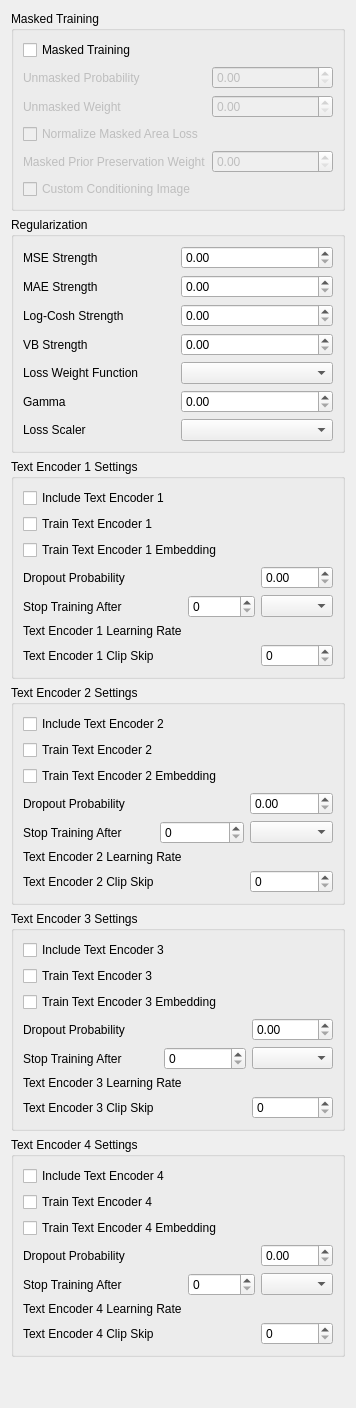
        <widget class="QFrame" name="verticalFrame">
         <layout class="QVBoxLayout" name="verticalLayout_8">
          <item>
           <widget class="QGroupBox" name="groupBox_6">
            <property name="title">
             <string>Masked Training</string>
            </property>
            <layout class="QGridLayout" name="gridLayout_6">
             <item row="2" column="0">
              <widget class="QLabel" name="label_24">
               <property name="enabled">
                <bool>false</bool>
               </property>
               <property name="text">
                <string>Unmasked Weight</string>
               </property>
               <property name="buddy">
                <cstring>unmaskedWeightSbx</cstring>
               </property>
              </widget>
             </item>
             <item row="2" column="1">
              <widget class="QDoubleSpinBox" name="unmaskedWeightSbx">
               <property name="enabled">
                <bool>false</bool>
               </property>
               <property name="singleStep">
                <double>0.050000000000000</double>
               </property>
              </widget>
             </item>
             <item row="4" column="0">
              <widget class="QLabel" name="label_25">
               <property name="enabled">
                <bool>false</bool>
               </property>
               <property name="text">
                <string>Masked Prior Preservation Weight</string>
               </property>
               <property name="buddy">
                <cstring>maskedPriorPreservationSbx</cstring>
               </property>
              </widget>
             </item>
             <item row="4" column="1">
              <widget class="QDoubleSpinBox" name="maskedPriorPreservationSbx">
               <property name="enabled">
                <bool>false</bool>
               </property>
               <property name="singleStep">
                <double>0.050000000000000</double>
               </property>
              </widget>
             </item>
             <item row="1" column="0">
              <widget class="QLabel" name="label_23">
               <property name="enabled">
                <bool>false</bool>
               </property>
               <property name="text">
                <string>Unmasked Probability</string>
               </property>
               <property name="buddy">
                <cstring>unmaskedProbabilitySbx</cstring>
               </property>
              </widget>
             </item>
             <item row="1" column="1">
              <widget class="QDoubleSpinBox" name="unmaskedProbabilitySbx">
               <property name="enabled">
                <bool>false</bool>
               </property>
               <property name="maximum">
                <double>1.000000000000000</double>
               </property>
               <property name="singleStep">
                <double>0.050000000000000</double>
               </property>
              </widget>
             </item>
             <item row="5" column="0" colspan="2">
              <widget class="QCheckBox" name="customConditioningImageCbx">
               <property name="enabled">
                <bool>false</bool>
               </property>
               <property name="text">
                <string>Custom Conditioning Image</string>
               </property>
              </widget>
             </item>
             <item row="3" column="0" colspan="2">
              <widget class="QCheckBox" name="normalizeMaskedAreaCbx">
               <property name="enabled">
                <bool>false</bool>
               </property>
               <property name="text">
                <string>Normalize Masked Area Loss</string>
               </property>
              </widget>
             </item>
             <item row="0" column="0" colspan="2">
              <widget class="QCheckBox" name="maskedTrainingCbx">
               <property name="text">
                <string>Masked Training</string>
               </property>
              </widget>
             </item>
            </layout>
           </widget>
          </item>
          <item>
           <widget class="QGroupBox" name="groupBox_7">
            <property name="title">
             <string>Regularization</string>
            </property>
            <layout class="QGridLayout" name="gridLayout_7">
             <item row="4" column="1">
              <widget class="QComboBox" name="lossWeightFunctionCmb"/>
             </item>
             <item row="5" column="0">
              <widget class="QLabel" name="label_30">
               <property name="text">
                <string>Gamma</string>
               </property>
               <property name="buddy">
                <cstring>gammaSbx</cstring>
               </property>
              </widget>
             </item>
             <item row="2" column="0">
              <widget class="QLabel" name="label_28">
               <property name="text">
                <string>Log-Cosh Strength</string>
               </property>
               <property name="buddy">
                <cstring>logcoshSbx</cstring>
               </property>
              </widget>
             </item>
             <item row="2" column="1">
              <widget class="QDoubleSpinBox" name="logcoshSbx"/>
             </item>
             <item row="4" column="0">
              <widget class="QLabel" name="label_29">
               <property name="text">
                <string>Loss Weight Function</string>
               </property>
               <property name="buddy">
                <cstring>lossWeightFunctionCmb</cstring>
               </property>
              </widget>
             </item>
             <item row="1" column="0">
              <widget class="QLabel" name="label_27">
               <property name="text">
                <string>MAE Strength</string>
               </property>
               <property name="buddy">
                <cstring>maeSbx</cstring>
               </property>
              </widget>
             </item>
             <item row="6" column="1">
              <widget class="QComboBox" name="lossScalerCmb"/>
             </item>
             <item row="0" column="0">
              <widget class="QLabel" name="label_26">
               <property name="text">
                <string>MSE Strength</string>
               </property>
               <property name="buddy">
                <cstring>mseSbx</cstring>
               </property>
              </widget>
             </item>
             <item row="6" column="0">
              <widget class="QLabel" name="label_31">
               <property name="text">
                <string>Loss Scaler</string>
               </property>
               <property name="buddy">
                <cstring>lossScalerCmb</cstring>
               </property>
              </widget>
             </item>
             <item row="1" column="1">
              <widget class="QDoubleSpinBox" name="maeSbx"/>
             </item>
             <item row="0" column="1">
              <widget class="QDoubleSpinBox" name="mseSbx"/>
             </item>
             <item row="5" column="1">
              <widget class="QDoubleSpinBox" name="gammaSbx"/>
             </item>
             <item row="3" column="0">
              <widget class="QLabel" name="vbLossLbl">
               <property name="text">
                <string>VB Strength</string>
               </property>
               <property name="buddy">
                <cstring>vbLossSbx</cstring>
               </property>
              </widget>
             </item>
             <item row="3" column="1">
              <widget class="QDoubleSpinBox" name="vbLossSbx"/>
             </item>
            </layout>
           </widget>
          </item>
          <item>
           <widget class="QGroupBox" name="te1Gbx">
            <property name="title">
             <string>Text Encoder 1 Settings</string>
            </property>
            <layout class="QGridLayout" name="gridLayout_10">
             <item row="1" column="0" colspan="2">
              <widget class="QCheckBox" name="te1TrainCbx">
               <property name="text">
                <string>Train Text Encoder 1</string>
               </property>
              </widget>
             </item>
             <item row="2" column="0" colspan="5">
              <widget class="QCheckBox" name="te1TrainEmbCbx">
               <property name="text">
                <string>Train Text Encoder 1 Embedding</string>
               </property>
              </widget>
             </item>
             <item row="4" column="2" colspan="2">
              <widget class="QSpinBox" name="te1StopTrainingSbx">
               <property name="maximum">
                <number>999999999</number>
               </property>
              </widget>
             </item>
             <item row="5" column="0" colspan="3">
              <widget class="QLabel" name="label_42">
               <property name="text">
                <string>Text Encoder 1 Learning Rate</string>
               </property>
               <property name="buddy">
                <cstring>te1LearningRateLed</cstring>
               </property>
              </widget>
             </item>
             <item row="3" column="0">
              <widget class="QLabel" name="label_40">
               <property name="text">
                <string>Dropout Probability</string>
               </property>
               <property name="buddy">
                <cstring>te1DropoutSbx</cstring>
               </property>
              </widget>
             </item>
             <item row="6" column="0" colspan="2">
              <widget class="QLabel" name="te1ClipSkipLbl">
               <property name="text">
                <string>Text Encoder 1 Clip Skip</string>
               </property>
               <property name="buddy">
                <cstring>te1ClipSkipSbx</cstring>
               </property>
              </widget>
             </item>
             <item row="4" column="4">
              <widget class="QComboBox" name="te1StopTrainingCmb"/>
             </item>
             <item row="4" column="0">
              <widget class="QLabel" name="label_41">
               <property name="text">
                <string>Stop Training After</string>
               </property>
               <property name="buddy">
                <cstring>te1StopTrainingSbx</cstring>
               </property>
              </widget>
             </item>
             <item row="6" column="4">
              <widget class="QSpinBox" name="te1ClipSkipSbx"/>
             </item>
             <item row="3" column="4">
              <widget class="QDoubleSpinBox" name="te1DropoutSbx">
               <property name="maximum">
                <double>1.000000000000000</double>
               </property>
               <property name="singleStep">
                <double>0.050000000000000</double>
               </property>
              </widget>
             </item>
             <item row="0" column="0">
              <widget class="QCheckBox" name="te1IncludeCbx">
               <property name="text">
                <string>Include Text Encoder 1</string>
               </property>
              </widget>
             </item>
             <item row="5" column="4">
              <widget class="SNLineEdit" name="te1LearningRateLed" native="true"/>
             </item>
            </layout>
           </widget>
          </item>
          <item>
           <widget class="QGroupBox" name="te2Gbx">
            <property name="title">
             <string>Text Encoder 2 Settings</string>
            </property>
            <layout class="QGridLayout" name="gridLayout_15">
             <item row="2" column="1" colspan="2">
              <widget class="QCheckBox" name="te2IncludeCbx">
               <property name="text">
                <string>Include Text Encoder 2</string>
               </property>
              </widget>
             </item>
             <item row="7" column="1" colspan="2">
              <widget class="QLabel" name="label_48">
               <property name="text">
                <string>Text Encoder 2 Learning Rate</string>
               </property>
               <property name="buddy">
                <cstring>te2LearningRateLed</cstring>
               </property>
              </widget>
             </item>
             <item row="3" column="1" colspan="2">
              <widget class="QCheckBox" name="te2TrainCbx">
               <property name="text">
                <string>Train Text Encoder 2</string>
               </property>
              </widget>
             </item>
             <item row="6" column="2">
              <widget class="QSpinBox" name="te2StopTrainingSbx">
               <property name="maximum">
                <number>999999999</number>
               </property>
              </widget>
             </item>
             <item row="5" column="1">
              <widget class="QLabel" name="label_49">
               <property name="text">
                <string>Dropout Probability</string>
               </property>
               <property name="buddy">
                <cstring>te2DropoutSbx</cstring>
               </property>
              </widget>
             </item>
             <item row="5" column="3">
              <widget class="QDoubleSpinBox" name="te2DropoutSbx">
               <property name="maximum">
                <double>1.000000000000000</double>
               </property>
               <property name="singleStep">
                <double>0.050000000000000</double>
               </property>
              </widget>
             </item>
             <item row="6" column="3">
              <widget class="QComboBox" name="te2StopTrainingCmb"/>
             </item>
             <item row="4" column="1" colspan="3">
              <widget class="QCheckBox" name="te2TrainEmbCbx">
               <property name="text">
                <string>Train Text Encoder 2 Embedding</string>
               </property>
              </widget>
             </item>
             <item row="6" column="1">
              <widget class="QLabel" name="label_51">
               <property name="text">
                <string>Stop Training After</string>
               </property>
               <property name="buddy">
                <cstring>te2StopTrainingSbx</cstring>
               </property>
              </widget>
             </item>
             <item row="8" column="1">
              <widget class="QLabel" name="te2ClipSkipLbl">
               <property name="text">
                <string>Text Encoder 2 Clip Skip</string>
               </property>
               <property name="buddy">
                <cstring>te2ClipSkipSbx</cstring>
               </property>
              </widget>
             </item>
             <item row="8" column="3">
              <widget class="QSpinBox" name="te2ClipSkipSbx"/>
             </item>
             <item row="7" column="3">
              <widget class="SNLineEdit" name="te2LearningRateLed" native="true"/>
             </item>
            </layout>
           </widget>
          </item>
          <item>
           <widget class="QGroupBox" name="te3Gbx">
            <property name="title">
             <string>Text Encoder 3 Settings</string>
            </property>
            <layout class="QGridLayout" name="gridLayout_16">
             <item row="1" column="0">
              <widget class="QCheckBox" name="te3TrainCbx">
               <property name="text">
                <string>Train Text Encoder 3</string>
               </property>
              </widget>
             </item>
             <item row="0" column="0" colspan="2">
              <widget class="QCheckBox" name="te3IncludeCbx">
               <property name="text">
                <string>Include Text Encoder 3</string>
               </property>
              </widget>
             </item>
             <item row="2" column="0" colspan="3">
              <widget class="QCheckBox" name="te3TrainEmbCbx">
               <property name="text">
                <string>Train Text Encoder 3 Embedding</string>
               </property>
              </widget>
             </item>
             <item row="4" column="0">
              <widget class="QLabel" name="label_52">
               <property name="text">
                <string>Stop Training After</string>
               </property>
               <property name="buddy">
                <cstring>te3StopTrainingSbx</cstring>
               </property>
              </widget>
             </item>
             <item row="5" column="0" colspan="2">
              <widget class="QLabel" name="label_55">
               <property name="text">
                <string>Text Encoder 3 Learning Rate</string>
               </property>
               <property name="buddy">
                <cstring>te3LearningRateLed</cstring>
               </property>
              </widget>
             </item>
             <item row="3" column="2">
              <widget class="QDoubleSpinBox" name="te3DropoutSbx">
               <property name="maximum">
                <double>1.000000000000000</double>
               </property>
               <property name="singleStep">
                <double>0.050000000000000</double>
               </property>
              </widget>
             </item>
             <item row="3" column="0">
              <widget class="QLabel" name="label_54">
               <property name="text">
                <string>Dropout Probability</string>
               </property>
               <property name="buddy">
                <cstring>te3DropoutSbx</cstring>
               </property>
              </widget>
             </item>
             <item row="4" column="1">
              <widget class="QSpinBox" name="te3StopTrainingSbx">
               <property name="maximum">
                <number>999999999</number>
               </property>
              </widget>
             </item>
             <item row="6" column="0">
              <widget class="QLabel" name="te3ClipSkipLbl">
               <property name="text">
                <string>Text Encoder 3 Clip Skip</string>
               </property>
               <property name="buddy">
                <cstring>te3ClipSkipSbx</cstring>
               </property>
              </widget>
             </item>
             <item row="4" column="2">
              <widget class="QComboBox" name="te3StopTrainingCmb"/>
             </item>
             <item row="6" column="2">
              <widget class="QSpinBox" name="te3ClipSkipSbx"/>
             </item>
             <item row="5" column="2">
              <widget class="SNLineEdit" name="te3LearningRateLed" native="true"/>
             </item>
            </layout>
           </widget>
          </item>
          <item>
           <widget class="QGroupBox" name="te4Gbx">
            <property name="title">
             <string>Text Encoder 4 Settings</string>
            </property>
            <layout class="QGridLayout" name="gridLayout_17">
             <item row="8" column="1">
              <widget class="QLabel" name="te4ClipSkipLbl">
               <property name="text">
                <string>Text Encoder 4 Clip Skip</string>
               </property>
               <property name="buddy">
                <cstring>te4ClipSkipSbx</cstring>
               </property>
              </widget>
             </item>
             <item row="5" column="1">
              <widget class="QLabel" name="label_63">
               <property name="text">
                <string>Stop Training After</string>
               </property>
               <property name="buddy">
                <cstring>te4StopTrainingSbx</cstring>
               </property>
              </widget>
             </item>
             <item row="7" column="1">
              <widget class="QLabel" name="label_66">
               <property name="text">
                <string>Text Encoder 4 Learning Rate</string>
               </property>
               <property name="buddy">
                <cstring>te4LearningRateLed</cstring>
               </property>
              </widget>
             </item>
             <item row="4" column="3">
              <widget class="QDoubleSpinBox" name="te4DropoutSbx">
               <property name="maximum">
                <double>1.000000000000000</double>
               </property>
               <property name="singleStep">
                <double>0.050000000000000</double>
               </property>
              </widget>
             </item>
             <item row="1" column="1">
              <widget class="QCheckBox" name="te4IncludeCbx">
               <property name="text">
                <string>Include Text Encoder 4</string>
               </property>
              </widget>
             </item>
             <item row="8" column="3">
              <widget class="QSpinBox" name="te4ClipSkipSbx"/>
             </item>
             <item row="3" column="1" colspan="3">
              <widget class="QCheckBox" name="te4TrainEmbCbx">
               <property name="text">
                <string>Train Text Encoder 4 Embedding</string>
               </property>
              </widget>
             </item>
             <item row="5" column="3">
              <widget class="QComboBox" name="te4StopTrainingCmb"/>
             </item>
             <item row="5" column="2">
              <widget class="QSpinBox" name="te4StopTrainingSbx">
               <property name="maximum">
                <number>999999999</number>
               </property>
              </widget>
             </item>
             <item row="4" column="1">
              <widget class="QLabel" name="label_65">
               <property name="text">
                <string>Dropout Probability</string>
               </property>
               <property name="buddy">
                <cstring>te4DropoutSbx</cstring>
               </property>
              </widget>
             </item>
             <item row="2" column="1">
              <widget class="QCheckBox" name="te4TrainCbx">
               <property name="text">
                <string>Train Text Encoder 4</string>
               </property>
              </widget>
             </item>
             <item row="7" column="3">
              <widget class="SNLineEdit" name="te4LearningRateLed" native="true"/>
             </item>
            </layout>
           </widget>
          </item>
          <item>
           <spacer name="verticalSpacer_2">
            <property name="orientation">
             <enum>Qt::Orientation::Vertical</enum>
            </property>
            <property name="sizeHint" stdset="0">
             <size>
              <width>20</width>
              <height>40</height>
             </size>
            </property>
           </spacer>
          </item>
         </layout>
        </widget>
